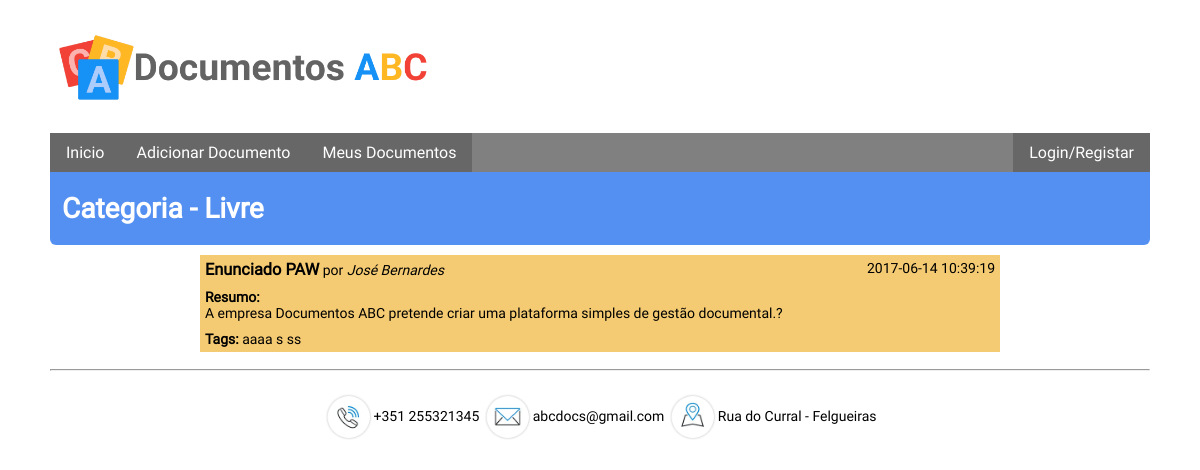
The app's page /v_public/view-docs-by.php?type=category&id=1 with its own data.
### tables this page shows
CREATE TABLE `category` (
  `CategoryID` int(11) NOT NULL,
  `CategoryNAME` varchar(50) NOT NULL
);

CREATE TABLE `document` (
  `DocumentID` int(11) NOT NULL,
  `DocumentTITLE` varchar(90) NOT NULL,
  `DocumentUserID` int(11) NOT NULL,
  `DocumentSUMMARY` varchar(200) NOT NULL,
  `DocumentCategoryID` int(11) NOT NULL,
  `DocumentDATE` datetime NOT NULL,
  `DocumentCONTENT` longtext NOT NULL,
  `DocumentPATH` varchar(200) DEFAULT NULL,
  `DocumentVisibilityID` int(11) NOT NULL,
  `DocumentCOMMENTS` tinyint(1) NOT NULL DEFAULT '1'
);

CREATE TABLE `user` (
  `UserID` int(11) NOT NULL,
  `UserPASS` varchar(100) NOT NULL,
  `UserEMAIL` varchar(50) NOT NULL,
  `UserNAME` varchar(100) NOT NULL,
  `UserPHOTO` varchar(1000) NOT NULL,
  `UserPHONE` int(9) DEFAULT NULL,
  `UserAUTHLEVEL` enum('USER','ADMIN','USERINACTIVE','') NOT NULL DEFAULT 'USERINACTIVE',
  `UserADDRESS` int(11) NOT NULL,
  `UserTokenID` varchar(100) DEFAULT NULL
);

CREATE TABLE `document_tag` (
  `TagName` varchar(50) NOT NULL,
  `DocumentID` int(11) NOT NULL
);

### Application/Model/CategoryModel.php (called while the page is built, shortened)
<?php
class CategoryModel {
    private $CategoryNAME;
    function __construct($CategoryID, $CategoryNAME) {
        $this->CategoryNAME = $CategoryNAME;
    }
    function getCategoryNAME() {
        return $this->CategoryNAME;
    }
}

### Application/Database/MyDataAccessPDOBase.php (called while the page is built, shortened)
<?php
require_once (Conf::getApplicationDatabasePath() . 'MyDataAccessPDOSqlFactory.php');
abstract class MyDataAcessPDOBase {
    private $connection = null;
    private $connectionOptions = array(
        PDO::ATTR_ERRMODE => PDO::ERRMODE_EXCEPTION,
        PDO::MYSQL_ATTR_INIT_COMMAND => "SET NAMES 'UTF8'"
    );
    public function __construct($host, $databaseName, $userName, $password) {
        $dsn = $this->getDSNMySQL($host, $databaseName);
    }
    private function getDSNMySQL(&$host, &$databaseName) {
        $dsn = self::DSN_MYSQL;
        return $dsn;
    }
    protected function getConnection() {
        return $this->connection;
    }
    protected function setConnection(PDO $connection) {
        $this->connection = $connection;
    }
    private function getConnectionOptions() {
        return $this->connectionOptions;
    }
    protected function prepareStatement(&$sql, Array &$dataParameters = null) {
        $q = $this->getConnection()->prepare($sql);
        $q->execute($dataParameters);
        return $q;
    }
}

### Application/Database/MyDataAccessPDO.php (called while the page is built, shortened)
<?php
require_once (Conf::getApplicationDatabasePath() . 'MyDataAccessPDOBase.php');
require_once (Conf::getApplicationDatabasePath() . 'MyDataAccessPDOSqlFactory.php');
class MyDataAccessPDO extends MyDataAcessPDOBase {
    protected function getRecords($table, Array $where = null, Array $order = null) {
        try {
            $sql = MyDataAccessPDOSQLFactory::buildSQL(self::SELECT_OPERATION, $table, $where, $order);
            $q = $this->prepareStatement($sql, $where);
        } catch (PDOException $e) {
            throw $e;
        } catch (Exception $e) {
            throw $e;
        }
        $q->setFetchMode(PDO::FETCH_ASSOC);
        return $q->fetchAll();
    }
}

### Application/Manager/CategoryManager.php (called while the page is built, shortened)
<?php
require_once Config::getApplicationDatabasePath() . 'MyDataAccessPDO.php';
require_once Config::getApplicationModelPath() . 'CategoryModel.php';
class CategoryManager extends MyDataAccessPDO {
    public function getCategoryByID($CategoryID) {
        $where = array('CategoryID' => $CategoryID);
        $array = $this->getRecords(self::TABLE_NAME, $where);
        $list = array();
        foreach ($array AS $rec) {
            $list[$rec['CategoryID']] = CategoryModel::convertArrayToObject($rec);
        }
        return $list;
    }
}

### Application/Manager/DocumentManager.php (called while the page is built, shortened)
<?php
require_once Config::getApplicationDatabasePath() . 'MyDataAccessPDO.php';
require_once Config::getApplicationModelPath() . 'DocumentModel.php';
class DocumentManager extends MyDataAccessPDO {
    public function getDocumentByCategory($DocumentCategoryID) {
        $where = array('DocumentCategoryID' => $DocumentCategoryID);
        $array = $this->getRecords(self::TABLE_NAME, $where);
        $list = array();
        foreach ($array AS $rec) {
            $list[$rec['DocumentID']] = DocumentModel::convertArrayToObject($rec);
        }
        return $list;
    }
    public function getTagsByDocumentID($documentID) {
        return $this->getRecords(self::TABLE_DOCUMENT_TAG, array('DocumentID' => $documentID));
    }
}

### Application/Database/MyDataAccessPDOSqlFactory.php (called while the page is built, shortened)
<?php
class MyDataAccessPDOSqlFactory {
    public static function buildPDOPlaceHolderKey($key){
        return self::PDO_PLACEHOLDER_PRECHAR . $key;
    }
    protected static function buildSQLClauseWhere(Array &$where = null){
        $whereClause = self::STRING_EMPTY_VALUE;
        if ($where != null) {
            foreach (array_keys($where) as $key) {
                $whereClause =  $whereClause .
                                ($whereClause == self::STRING_EMPTY_VALUE ? self::STRING_EMPTY_VALUE : ' AND ') .
                                $key . ' = ' . self::buildPDOPlaceHolderKey($key);
            }
            $whereClause = ' WHERE ' . $whereClause;
        }
        return $whereClause;
    }
    protected static function buildSQLClauseOrderBy(Array &$order = null){
        $orderClause = self::STRING_EMPTY_VALUE;
        return $orderClause;
    }
    protected static function buildSQLSelect(&$table, Array &$where = null, Array &$order = null) {
        $sql = self::SQL_SELECT_STATEMENT_BASE;
        $whereClause = self::buildSQLClauseWhere($where);
        $orderClause = self::buildSQLClauseOrderBy($order);
        self::replaceStringTag(self::SQL_TABLE_NAME_TAG, $sql, $table);
        self::replaceStringTag(self::SQL_WHERE_CLAUSE_TAG, $sql, $whereClause);
        self::replaceStringTag(self::SQL_ORDERBY_CLAUSE_TAG, $sql, $orderClause);
        return $sql;
    }
    public static function buildSQL($op, &$table, Array &$data = null, Array &$dataOptional = null){
        $sql = self::STRING_EMPTY_VALUE;
        switch ($op) {
            case MyDataAccessPDO::SELECT_OPERATION:
                $sql = self::buildSQLSelect($table, $data, $dataOptional);
                break;
        }
        return $sql;
    }
}

### Application/Model/DocumentModel.php (called while the page is built, shortened)
<?php
class DocumentModel {
    private $DocumentID;
    private $DocumentTITLE;
    private $DocumentSUMMARY;
    private $DocumentUserID;
    private $DocumentDATE;
    function __construct($DocumentID, $DocumentTITLE, $DocumentSUMMARY, $DocumentUserId, $DocumentCategoryId, $DocumentDATE, $DocumentCONTENT, $DocumentVisibilityId, $DocumentCOMMENTS, $DocumentPATH = null) {
        $this->DocumentID = $DocumentID;
        $this->DocumentTITLE = $DocumentTITLE;
        $this->DocumentSUMMARY = $DocumentSUMMARY;
        $this->DocumentUserID = $DocumentUserId;
        $this->DocumentDATE = $DocumentDATE;
    }
    function getDocumentID() {
        return $this->DocumentID;
    }
    function getDocumentTITLE() {
        return $this->DocumentTITLE;
    }
    function getDocumentSUMMARY() {
        return $this->DocumentSUMMARY;
    }
    function getDocumentUserId() {
        return $this->DocumentUserID;
    }
    function getDocumentDATE() {
        return $this->DocumentDATE;
    }
    public static function convertArrayToObject(Array &$data) {
        return self::createObject($data['DocumentID'], $data['DocumentTITLE'], $data['DocumentSUMMARY'], $data['DocumentUserID'], $data['DocumentCategoryID'], $data['DocumentDATE'], $data['DocumentCONTENT'], $data['DocumentPATH'], $data['DocumentVisibilityID'], $data['DocumentCOMMENTS']);
    }
    public static function createObject($DocumentID, $DocumentTITLE, $DocumentSUMMARY, $DocumentUserId, $DocumentCategoryId, $DocumentDATE, $DocumentCONTENT, $DocumentPATH, $DocumentVisibilityId, $DocumentCOMMENTS) {
        $document = new DocumentModel($DocumentID, $DocumentTITLE, $DocumentSUMMARY, $DocumentUserId, $DocumentCategoryId, $DocumentDATE, $DocumentCONTENT, $DocumentVisibilityId, $DocumentCOMMENTS, $DocumentPATH);
        return $document;
    }
}

### Application/Manager/UserManager.php (called while the page is built, shortened)
<?php
require_once Config::getApplicationDatabasePath() . 'MyDataAccessPDO.php';
require_once Config::getApplicationModelPath() . 'UserModel.php';
class UserManager extends MyDataAccessPDO {
    public function getUserByID($UserID) {
        try {
            $array = $this->getRecords(self::TABLE_NAME, array('UserID' => $UserID));
            if (count($array) == 1) {
                $rec = reset($array);
                return UserModel::convertArrayToObject($rec);
            } else {
                throw new Exception('Multiples IDs');
            }
        } catch (Exception $ex) {
            throw new UserException($ex->getMessage(), Config::GET_EXCEPTION);
        }
    }
}

### Application/Model/UserModel.php (called while the page is built, shortened)
<?php
class UserModel {
    private $UserNAME;
    function __construct($UserID, $UserPASS, $UserEMAIL, $UserNAME, $UserPHOTO, $UserPHONE, $UserAUTHLEVEL, $UserADDRESS, $UserTokenID) {
        $this->UserNAME = $UserNAME;
    }
    function getUserNAME() {
        return $this->UserNAME;
    }
    public static function convertArrayToObject(Array &$data) {
        return self::createObject($data['UserID'], $data['UserPASS'], $data['UserEMAIL'], $data['UserNAME'], $data['UserPHOTO'], $data['UserPHONE'], $data['UserAUTHLEVEL'], $data['UserADDRESS'], $data['UserTokenID']);
    }
    public static function createObject($UserID, $UserPASS, $UserEMAIL, $UserNAME, $UserPHOTO, $USerPHONE, $UserAUTHLEVEL, $UserADDRESS, $UserTokenID) {
        $user = new UserModel($UserID, $UserPASS, $UserEMAIL, $UserNAME, $UserPHOTO, $USerPHONE, $UserAUTHLEVEL, $UserADDRESS, $UserTokenID);
        return $user;
    }
}

### v_public/view-docs-by.php (the view, shortened to what this page needs)
<?php
require_once Config::getApplicationManagerPath() . 'UserManager.php';
require_once Config::getApplicationManagerPath() . 'CategoryManager.php';
$type = filter_input(INPUT_GET, 'type', FILTER_SANITIZE_FULL_SPECIAL_CHARS);
$id = filter_input(INPUT_GET, 'id', FILTER_SANITIZE_FULL_SPECIAL_CHARS);
if ($type === 'category') {
    $title = 'Categoria';
} else if ($type === 'tag') {
    $title = 'Palavra-Chave';
} else {
    $title = '';
}
?>
<!DOCTYPE html>
<html>
    <head>
        <?php include_once __DIR__ . '/../partials/_head.php'; ?>
    </head>
    <body>
        <?php
        include_once '../partials/_header.php';
        if (!empty($title)) {
            require_once Config::getApplicationManagerPath() . 'DocumentManager.php';
            $docManager = new DocumentManager();
            if (!empty($id)) {
                $arrayDocs1 = array();
                if ($type === 'tag') {
                    $arrayDocs1 = $docManager->getDocumentByTag($id);
                    ?>
                    <h1 id="main-title">#<?= $id ?></h1>
                    <?php
                } else if ($type === 'category') {
                    $arrayDocs1 = $docManager->getDocumentByCategory($id);
                    $categoryManager = new CategoryManager();
                    $arrayCats = $categoryManager->getCategoryByID($id);
                    $catNameAtual = reset($arrayCats);
                    $name = ($catNameAtual) ? $catNameAtual->getCategoryNAME() : '#####';
                    ?>
                    <h1 id="main-title">Categoria - <?= $name ?></h1>
                    <?php
                }
                $tempArrayDocs = array();
                if (!empty($arrayDocs1)) {
                    $userID = (SessionManager::keyExists('authUsername')) ? SessionManager::getSessionValue('authUsername') : null;
                    foreach ($arrayDocs1 as $value) {
                        if (Permissions::checkViewPermitions($value, $userID)) {
                            $tempArrayDocs[] = $value;
                        }
                    }
                    if (!empty($tempArrayDocs)) {
                        $userManager = new UserManager();
                        ?>
                        <ul id="searchResults">
                            <?php
                            foreach ($tempArrayDocs as $value) {
                                $userDocAtual = $userManager->getUserByID($value->getDocumentUserId());
                                ?>
                                <li>
                                    <a href="view-document.php?id=<?= $value->getDocumentID() ?>">
                                        <h3><?= $value->getDocumentTITLE() ?></h3>
                                    </a>
                                    por
                                    <a class="user" href="../v_private/profile-page.php?id=<?= $value->getDocumentUserId() ?>"><?= $userDocAtual->getUserNAME() ?></a>
                                    <span class="date"><?= $value->getDocumentDATE() ?></span>
                                    <h4>Resumo:</h4>
                                    <span class="sum"><?= $value->getDocumentSUMMARY() ?></span>
                                    <h4 class="tagsTitle">Tags:</h4>
                                    <?php
                                    $tagsDump = $docManager->getTagsByDocumentID($value->getDocumentID());
                                    foreach ($tagsDump as $value) {
                                        ?>
                                        <a href="view-docs-by.php?type=tag&id=<?= $value['TagName'] ?>"><?= $value['TagName'] ?></a>
                                    <?php } ?>
                                </li>
                            <?php } ?>
                        </ul>
                        <?php
                    }else{
                         $exist = false;
                    }
                }
            }
        }
            ?>
        <?php include_once '../partials/_footer.php'; ?>
    </body>
</html>

### styles/style.css (style rules this page uses)
body { font-family: Roboto; font-size: 14px; margin: 30px 50px; }
h1#main-title { margin:0px 0px 10px 0px; padding:20px 12px; background-color: rgb(84,144,242); border-radius: 0px 0px 6px 6px; color:white; }
ul#searchResults { max-width: 800px; display: flex; flex-direction: column; margin: auto; list-style-type: none; padding:0; }
ul#searchResults > li { background-color: rgba(240,182,56,0.7); min-height: 50px; margin-bottom: 10px; padding: 5px; }
ul#searchResults > li > a > h3 { margin:0; display: inline-block; }
ul#searchResults > li a.user { font-style: italic; }
ul#searchResults > li > a { color:black; text-decoration: none; }
ul#searchResults > li > h4 { margin: 10px 0px 0px 0px; }
ul#searchResults > li > span.date { float: right; }
ul#searchResults > li > span.sum { white-space: pre-line; text-align: justify; text-justify: inter-word; display: block; }
ul#searchResults > li > h4.tagsTitle { display: inline-block; }

### styles/style-mobile.css (style rules this page uses)
body { margin: 30px 10px; }

### records on screen
category: CategoryNAME "Livre"
document: DocumentTITLE "Enunciado PAW", DocumentUserID.UserNAME "José Bernardes", DocumentDATE "2017-06-14 10:39:19", DocumentSUMMARY "A empresa Documentos ABC pretende criar uma plataforma simples de gestão documental.?"
document_tag: TagName "aaaa"
document_tag: TagName "s"
document_tag: TagName "ss"
